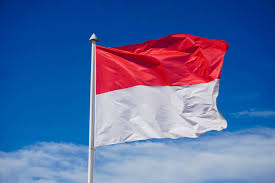
#> input picture indonesia 2.jpeg, 275 x 183 px
$ python -i task3.py   (imports and definitions only)
#> lines starting #> are read from the running program, lines starting #| are printed output that depends on the picture; after the words box and inside, x2 and y2 are one past the last pixel; in counts of white or black regions, pixels touching at a corner belong together
#> further down, picture is the input picture: shape (183, 275, 3); mean B, G, R 161.7, 107.6, 84.8
import cv2
import numpy as np
from ultralytics import YOLO

def crop_flag(image_path):


    model = YOLO('yolov5su.pt')

    # Load image
    img = cv2.imread(image_path)

    # Run detection
    results = model(img)

    # Get detections
    for result in results:
        boxes = result.boxes
        if boxes is not None and len(boxes) > 0:
            # Get first detection
            box = boxes[0]
            x1, y1, x2, y2 = box.xyxy[0].cpu().numpy().astype(int)
            cropped_flag = img[y1:y2, x1:x2]
            return cropped_flag
    print("No object detected, using full image")
    return img

def identify_flag(flag_image):

    # Convert to HSV
    hsv = cv2.cvtColor(flag_image, cv2.COLOR_BGR2HSV)
#> hsv: shape (183, 275, 3); mean H, S, V 115.5, 174.5, 178.8

    # Define red and white color ranges in HSV
    red_lower = np.array([0, 50, 50])
    red_upper = np.array([10, 255, 255])

    red_lower2 = np.array([170, 50, 50])
    red_upper2 = np.array([180, 255, 255])


    # Create masks
    mask_red1 = cv2.inRange(hsv, red_lower, red_upper)
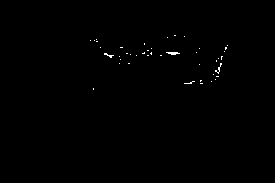
#> mask_red1: shape (183, 275); 0.3% white in thin lines or dots, all inside (x1, y1, x2, y2) = (90, 35, 228, 90)
    mask_red2 = cv2.inRange(hsv, red_lower2, red_upper2)
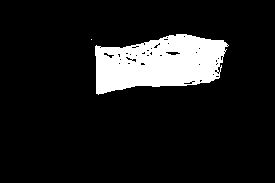
#> mask_red2: shape (183, 275); 11.2% white; 2 white regions (1 under 20 px), largest, box (x1, y1, x2, y2) and area: (95, 34, 229, 95) 5640
    mask_red = cv2.bitwise_or(mask_red1, mask_red2)
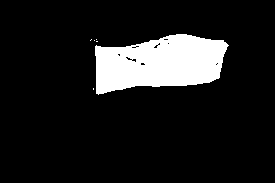
#> mask_red: shape (183, 275); 11.5% white; 6 white regions (5 under 20 px), largest, box (x1, y1, x2, y2) and area: (95, 34, 229, 95) 5786

    # Split image into top and bottom halves
    height = flag_image.shape[0]
#> height = 183
    top_half_red = mask_red[:height//2]
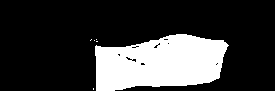
#> top_half_red: shape (91, 275); 23% white; 6 white regions (5 under 20 px), largest, box (x1, y1, x2, y2) and area: (95, 34, 229, 91) 5751
    bottom_half_red = mask_red[height//2:]
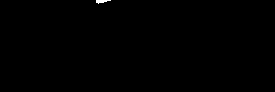
#> bottom_half_red: shape (92, 275); 0.14% white; 1 white region, box (x1, y1, x2, y2) and area: (96, 0, 111, 4) 35

    # Count red pixels in each half
    red_top = cv2.countNonZero(top_half_red)
#> red_top = 5759
    red_bottom = cv2.countNonZero(bottom_half_red)
#> red_bottom = 35

    # Classify based on red position
    if red_top > red_bottom:
        return "Indonesian Flag"
    else:
        return "Polish Flag"

def implementation():
    image_path = input("Enter the path to the flag image: ")


    # Task 1: Crop flag using YOLOv5
    cropped_flag = crop_flag(image_path)

    # Task 2: Classify Indonesian vs Polish
    result = identify_flag(cropped_flag)

    print(f"Result: {result}")

    cv2.imwrite("cropped_flag.jpg", cropped_flag)

# [1 line not run here, left out]

>>> import cv2
>>> picture = cv2.imread('indonesia 2.jpeg')
>>> result = identify_flag(picture)
#> result = 'Indonesian Flag'
